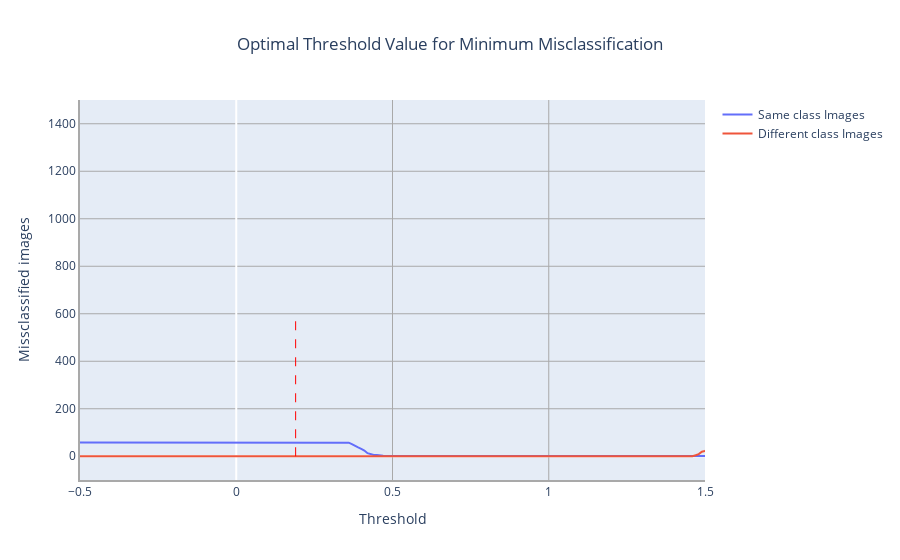

The code cell stored with this chart in its notebook:
### Code cell
import plotly.graph_objects as go

# create trace for the first line
trace1 = go.Scatter(x=my_list, y=same, mode='lines', name='Same class Images')

# create trace for the second line
trace2 = go.Scatter(x=my_list, y=different, mode='lines', name='Different class Images')

# create the figure object and add both traces
fig = go.Figure()
fig.add_trace(trace1)
fig.add_trace(trace2)

# set the x-axis range to -1 to 1 and y-axis range to -100 to 2500
fig.update_xaxes(range=[-0.5, 1.5])
fig.update_yaxes(range=[-100, 1500])

# find the intersection point of the two lines
intersection_point = my_list[same.index(max(same))]

# add a vertical line at x=0.2
fig.add_shape(type='line', x0=0.19, x1=0.19,
              y0=0, y1=max(final),
              line=dict(color='red', width=1, dash='dash'),
              name='Intersection of both')


fig.update_layout(
    title={
        'text': 'Optimal Threshold Value for Minimum Misclassification',
        'x': 0.5,
        'xanchor': 'center'
    },
    xaxis_title='Threshold',
    yaxis_title='Missclassified images',
    xaxis=dict(showgrid=True, gridwidth=1, gridcolor='DarkGray', linecolor='DarkGray', linewidth=2),
    yaxis=dict(showgrid=True, gridwidth=1, gridcolor='DarkGray', linecolor='DarkGray', linewidth=2),
    showlegend=True
)

# display the plot
fig.show()

### Figure 1 — Plotly figure (JSON) as saved in the notebook; plotly's stock layout.template omitted (floating-point values rounded to 4 significant figures; data arrays with more than 128 entries replaced by an {"elided": "..."} marker saying what was removed)
{"data": [{"mode": "lines", "name": "Same class Images", "type": "scatter", "x": {"elided": "601 float values"}, "y": {"elided": "601 int values"}}, {"mode": "lines", "name": "Different class Images", "type": "scatter", "x": {"elided": "601 float values"}, "y": {"elided": "601 int values"}}], "layout": {"shapes": [{"line": {"color": "red", "dash": "dash", "width": 1}, "name": "Intersection of both", "type": "line", "x0": 0.19, "x1": 0.19, "y0": 0, "y1": 596}], "showlegend": true, "title": {"text": "Optimal Threshold Value for Minimum Misclassification", "x": 0.5, "xanchor": "center"}, "xaxis": {"gridcolor": "DarkGray", "gridwidth": 1, "linecolor": "DarkGray", "linewidth": 2, "range": [-0.5, 1.5], "showgrid": true, "title": {"text": "Threshold"}}, "yaxis": {"gridcolor": "DarkGray", "gridwidth": 1, "linecolor": "DarkGray", "linewidth": 2, "range": [-100, 1500], "showgrid": true, "title": {"text": "Missclassified images"}}}}
